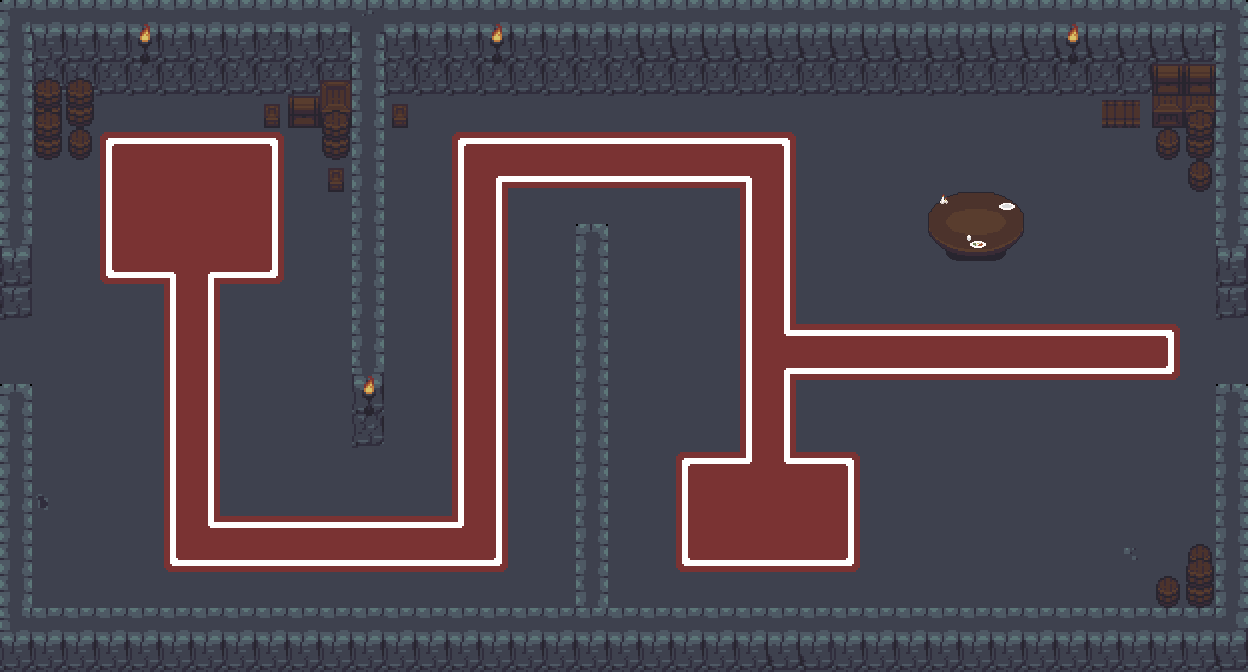

Rendered tile map (Tiled .tmx) drawn with the repository's tilesets; below, a short description and the map source with its tile grids summarised:
An orthogonal 39x21 tile map with 32x32 px tiles, 3 tile layers (BACKGROUND, DETAILS, DETAILS 2) and 25 objects.

<map version="1.9" tiledversion="1.9.2" orientation="orthogonal" renderorder="right-down" width="39" height="21" tilewidth="32" tileheight="32" infinite="0" nextlayerid="8" nextobjectid="31">
 <tileset firstgid="1" name="improved_dungeon" tilewidth="32" tileheight="32" tilecount="304" columns="19">
  <image source="improved_dungeon.png" width="608" height="512" />
 </tileset>
 <layer id="1" name="BACKGROUND" width="39" height="21">
  <data>[819 cells, 819 non-empty, 40 distinct tile ids]</data>
 </layer>
 <layer id="2" name="DETAILS" width="39" height="21">
  <data>[819 cells, 38 non-empty, 18 distinct tile ids]</data>
 </layer>
 <layer id="6" name="DETAILS 2" width="39" height="21">
  <data>[819 cells, 15 non-empty, 8 distinct tile ids]</data>
 </layer>
 <objectgroup id="3" name="COLLISION">
  <object id="12" x="2.66667" y="0" width="1245.33" height="64" />
  <object id="3" x="1216" y="64" width="32" height="224" />
  <object id="4" x="1216" y="384" width="32" height="288" />
  <object id="5" x="0" y="608" width="1216" height="64" />
  <object id="6" x="0" y="384" width="32" height="224" />
  <object id="7" x="0" y="64" width="32" height="224" />
  <object id="13" x="352" y="64" width="32" height="352" />
  <object id="14" x="576" y="224" width="32" height="384" />
  <object id="15" x="576" y="224" width="32" height="384" />
  <object id="19" x="32" y="64" width="64" height="64" />
  <object id="20" x="256" y="64" width="96" height="32" />
  <object id="22" x="320" y="96" width="32" height="64" />
  <object id="23" x="384" y="64" width="32" height="32" />
  <object id="24" x="928" y="192" width="96" height="48.5" />
  <object id="25" x="1088" y="64" width="128" height="32" />
  <object id="26" x="1152" y="96" width="64" height="32" />
  <object id="27" x="1184" y="128" width="32" height="32" />
  <object id="29" x="1152" y="576" width="64" height="32" />
  <object id="30" x="1184" y="544" width="32" height="32" />
 </objectgroup>
 <objectgroup id="4" name="DOOR">
  <object id="9" x="1216" y="288" width="32" height="96" />
  <object id="10" x="0" y="288" width="32" height="96" />
  <object id="11" x="0" y="288" width="32" height="96" />
 </objectgroup>
 <objectgroup id="7" name="SPAWN">
  <object id="16" x="160" y="160" width="32" height="32" />
  <object id="17" x="864" y="160" width="32" height="32" />
  <object id="18" x="960" y="128" width="32" height="32" />
 </objectgroup>
</map>
